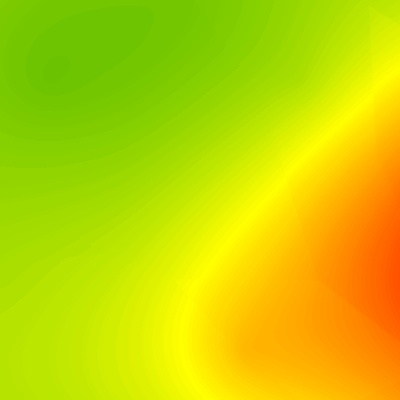
#> input picture data_color_img/400.jpg, 400 x 400 px, given in place of the camera
$ python part1.py
#> lines starting #> are read from the running program, lines starting #| are printed output that depends on the picture; after the words box and inside, x2 and y2 are one past the last pixel; in counts of white or black regions, pixels touching at a corner belong together

import cv2
import numpy as np
print(cv2.__version__)
kernel = np.ones((5,5),np.uint8)
avt = "/home/kiencate/Documents/LearnCodePython/learn opencv/avt.jpg"
card = "/home/kiencate/Documents/LearnCodePython/learn opencv/card.jpg"
car = "/home/kiencate/Documents/LearnCodePython/learn opencv/car.jpg"
shape= "/home/kiencate/Documents/LearnCodePython/learn opencv/shape.png"
#su dung cam truoc
cap = cv2.VideoCapture(0)
# [155 lines of commented-out code are left out]
cap = cv2.VideoCapture(0)
cap.set(3,640)
cap.set(4,640)

myColors = [24,18,195,77,83,255]
printcolor = [0,0,255]

def findColor(img,myColor):
    imgHSV=cv2.cvtColor(img,cv2.COLOR_BGR2HSV)

    lower = np.array(myColor[0:3])
    upper = np.array(myColor[3:6])
    mask = cv2.inRange(imgHSV,lower,upper)
    cv2.imshow("img",mask)
    x,y=getContours(mask)
    cv2.circle(imgResult,(x,y),10,(255,0,0),cv2.FILLED)
    cv2.circle(img1,(x,y),10,(255,0,0),cv2.FILLED)


def getContours(img):
    contours,hierarchy = cv2.findContours(img, cv2.RETR_EXTERNAL,cv2.CHAIN_APPROX_NONE)
    x,y,w,h = 0,0,0,0
    for cnt in contours:
        area = cv2.contourArea(cnt)

        if area>100:
            #cv2.drawContours(imgResult,cnt,-1,(255,0,0),3)
            peri = cv2.arcLength(cnt,True)
            approx = cv2.approxPolyDP(cnt,0.02*peri,True)
            objCor = len(approx)
            x,y,w,h = cv2.boundingRect(approx)
    return x+w//2,y
img1 = np.zeros((512,512,3),np.uint8)

while True:
    success, img = cap.read()
#> img is the input picture: shape (400, 400, 3); mean B, G, R 0.4, 209.6, 195.6
    imgResult = img.copy()
    findColor(img,myColors)
#> in findColor, `imgHSV=cv2.cvtColor(img,cv2.COLOR_BGR2HSV)`: imgHSV: shape (400, 400, 3); mean H, S, V 32.5, 254.6, 231.4
#> in findColor, `mask = cv2.inRange(imgHSV,lower,upper)`: mask: shape (400, 400); every value is 0
#> in getContours, `contours,hierarchy = cv2.findContours(img, cv2.RETR_EXTERNAL,cv2.CHAIN..`: contours = []
#> in findColor, `x,y=getContours(mask)`: x = 0
#> in findColor, `cv2.circle(imgResult,(x,y),10,(255,0,0),cv2.FILLED)`: imgResult: shape (400, 400, 3); 0.06% of pixels changed, all inside (x1, y1, x2, y2) = (0, 0, 11, 11)
#> in findColor, `cv2.circle(img1,(x,y),10,(255,0,0),cv2.FILLED)`:
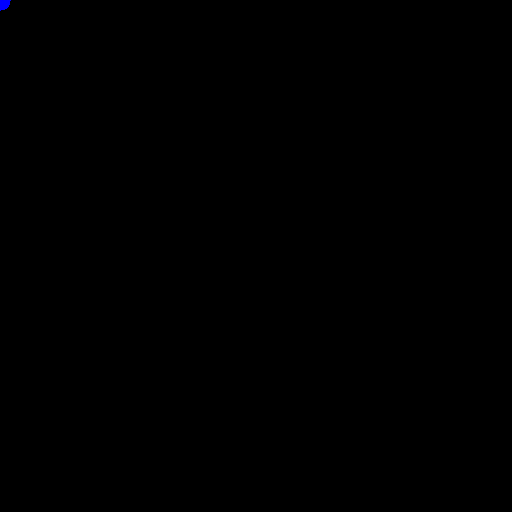
#> img1: shape (512, 512, 3); mean of channels 0, 1, 2 0.1, 0, 0; drawn as B, G, R
    imgHSV = cv2.cvtColor(img,cv2.COLOR_BGR2HSV)
    cv2.imshow("Videohai",imgResult)
    cv2.imshow("Videohai1",img1)
    if cv2.waitKey(1) & 0xFF == 27:
#> (key q is pressed here)
        break

$ run again, on data_color_img/56.jpg
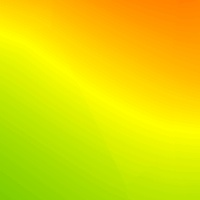
#> input picture data_color_img/56.jpg, 200 x 200 px, given in place of the camera
#> img is the input picture: shape (200, 200, 3); mean B, G, R 0.5, 218.2, 225.8
#> imgHSV: shape (200, 200, 3); mean H, S, V 29.4, 254.5, 243.5
#> mask: shape (200, 200); every value is 0
#> contours = []
#> x = 0
#> in findColor, `cv2.circle(imgResult,(x,y),10,(255,0,0),cv2.FILLED)`:
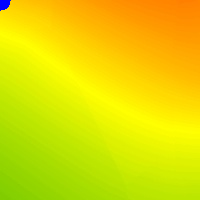
#> imgResult: shape (200, 200, 3); 0.22% of pixels changed, all inside (x1, y1, x2, y2) = (0, 0, 11, 11)

$ run again, on data_color_img/downleft_small39.jpg
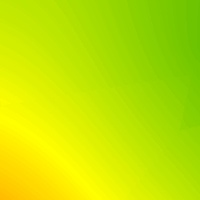
#> input picture data_color_img/downleft_small39.jpg, 200 x 200 px, given in place of the camera
#> img is the input picture: shape (200, 200, 3); mean B, G, R 0.5, 227.7, 192.6
#> imgHSV: shape (200, 200, 3); mean H, S, V 34.9, 254.5, 230.5
#> mask: shape (200, 200); every value is 0
#> contours = []
#> x = 0
#> in findColor, `cv2.circle(imgResult,(x,y),10,(255,0,0),cv2.FILLED)`:
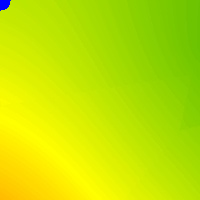
#> imgResult: shape (200, 200, 3); 0.22% of pixels changed, all inside (x1, y1, x2, y2) = (0, 0, 11, 11)
